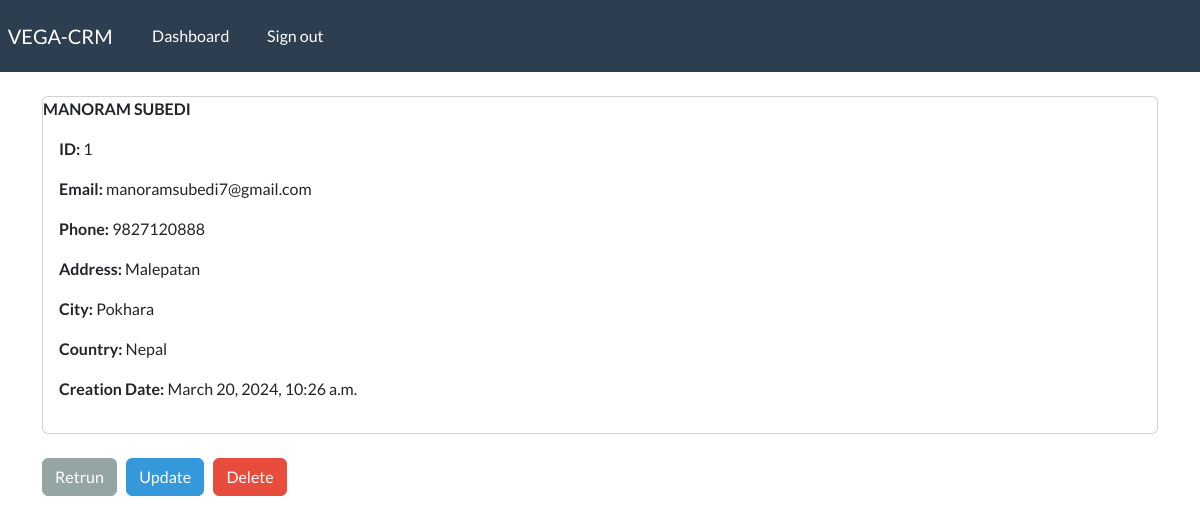
The app's page /view/1 (signed in) with its own data.
### webapp/models.py (models this page shows, shortened)
class Record(models.Model):
    creation_date = models.DateTimeField(auto_now_add = True)
    first_name = models.CharField(max_length=50)
    last_name = models.CharField(max_length=50)
    email = models.CharField(max_length=255)
    phone = models.CharField(max_length=20)
    address = models.CharField(max_length=100)
    city = models.CharField(max_length=50)
    country = models.CharField(max_length=50)

### webapp/views.py (the view)
# urls.py: path('view/<int:pk>', views.single_record, name="view"),
@login_required(login_url='login')
def single_record(request, pk):
    all_records = Record.objects.get(id=pk)
    context={'record':all_records}
    return render(request, 'webapp/view.html', context)

### webapp/templates/webapp/view.html (shortened to what this page needs)
{% extends 'webapp/base.html' %}
{% block content %}
    <div class='card'>
        <strong>
            {{record.first_name|upper}}
            {{record.last_name|upper}}
        </strong>
        <div class = 'card-body'>
            <p><strong> ID: </strong> {{record.id}} </p>
            <p><strong> Email: </strong>{{record.email}} </p>
            <p><strong> Phone: </strong>{{record.phone}} </p>
            <p><strong> Address: </strong>{{record.address}} </p>
            <p><strong> City: </strong>{{record.city}} </p>
            <p><strong> Country: </strong>{{record.country}} </p>
            <p><strong> Creation Date: </strong>{{record.creation_date}} </p>
        </div>
    </div>
    <br>
    <a href="{% url 'dashboard' %}" class='btn btn-secondary'>Retrun </a>
    <a href="{% url 'update' record.id %}" class='btn btn-info'>Update </a>
    <a href="{% url 'delete' record.id %}" class='btn btn-danger'>Delete </a>
{% endblock %}

### records on screen
Record: first_name "MANORAM", last_name "SUBEDI", id "1", email "manoramsubedi7@gmail.com", phone "9827120888", address "Malepatan", city "Pokhara", country "Nepal", creation_date "March 20, 2024, 10:26 a.m."
